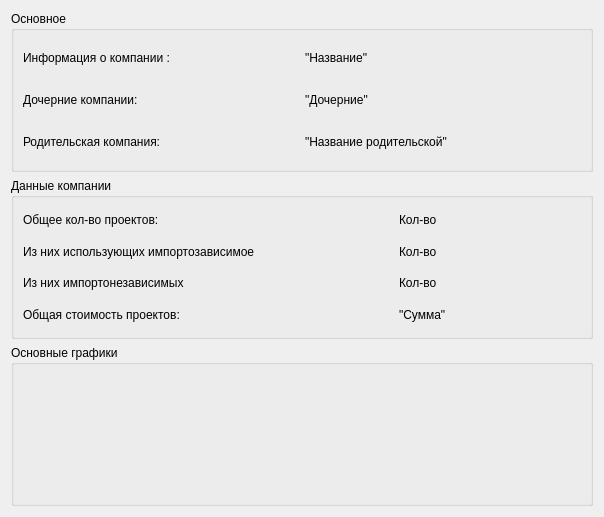
<?xml version="1.0" encoding="UTF-8"?>
<ui version="4.0">
 <class>Dialog</class>
 <widget class="QDialog" name="Dialog">
  <property name="geometry">
   <rect>
    <x>0</x>
    <y>0</y>
    <width>604</width>
    <height>517</height>
   </rect>
  </property>
  <property name="windowTitle">
   <string>Dialog</string>
  </property>
  <layout class="QGridLayout" name="gridLayout_3">
   <item row="0" column="0">
    <widget class="QGroupBox" name="groupBox">
     <property name="title">
      <string>Основное</string>
     </property>
     <layout class="QGridLayout" name="gridLayout">
      <item row="0" column="0">
       <widget class="QLabel" name="label">
        <property name="text">
         <string>Информация о компании :</string>
        </property>
       </widget>
      </item>
      <item row="0" column="1">
       <widget class="QLabel" name="label_2">
        <property name="text">
         <string>&quot;Название&quot;</string>
        </property>
       </widget>
      </item>
      <item row="1" column="0">
       <widget class="QLabel" name="label_3">
        <property name="text">
         <string>Дочерние компании:</string>
        </property>
       </widget>
      </item>
      <item row="1" column="1">
       <widget class="QLabel" name="label_4">
        <property name="text">
         <string>&quot;Дочерние&quot;</string>
        </property>
       </widget>
      </item>
      <item row="2" column="0">
       <widget class="QLabel" name="label_5">
        <property name="text">
         <string>Родительская компания:</string>
        </property>
       </widget>
      </item>
      <item row="2" column="1">
       <widget class="QLabel" name="label_6">
        <property name="text">
         <string>&quot;Название родительской&quot;</string>
        </property>
       </widget>
      </item>
     </layout>
    </widget>
   </item>
   <item row="1" column="0">
    <widget class="QGroupBox" name="groupBox_2">
     <property name="title">
      <string>Данные компании</string>
     </property>
     <layout class="QGridLayout" name="gridLayout_2">
      <item row="3" column="0">
       <widget class="QLabel" name="label_13">
        <property name="text">
         <string>Общая стоимость проектов: </string>
        </property>
       </widget>
      </item>
      <item row="3" column="2">
       <widget class="QLabel" name="label_14">
        <property name="text">
         <string>&quot;Сумма&quot;</string>
        </property>
       </widget>
      </item>
      <item row="0" column="2">
       <widget class="QLabel" name="label_8">
        <property name="text">
         <string>Кол-во</string>
        </property>
       </widget>
      </item>
      <item row="1" column="0" colspan="2">
       <widget class="QLabel" name="label_9">
        <property name="text">
         <string>Из них использующих импортозависимое</string>
        </property>
       </widget>
      </item>
      <item row="0" column="0">
       <widget class="QLabel" name="label_7">
        <property name="text">
         <string>Общее кол-во проектов:</string>
        </property>
       </widget>
      </item>
      <item row="2" column="0">
       <widget class="QLabel" name="label_11">
        <property name="text">
         <string>Из них импортонезависимых</string>
        </property>
       </widget>
      </item>
      <item row="2" column="2">
       <widget class="QLabel" name="label_12">
        <property name="text">
         <string>Кол-во</string>
        </property>
       </widget>
      </item>
      <item row="1" column="2">
       <widget class="QLabel" name="label_10">
        <property name="text">
         <string>Кол-во</string>
        </property>
       </widget>
      </item>
     </layout>
    </widget>
   </item>
   <item row="2" column="0">
    <widget class="QGroupBox" name="groupBox_3">
     <property name="title">
      <string>Основные графики</string>
     </property>
     <layout class="QGridLayout" name="gridLayout_4">
      <item row="0" column="0">
       <widget class="QChartView" name="widget" native="true"/>
      </item>
      <item row="0" column="1">
       <widget class="QChartView" name="widget_2" native="true"/>
      </item>
     </layout>
    </widget>
   </item>
  </layout>
 </widget>
 <customwidgets>
  <customwidget>
   <class>QChartView</class>
   <extends>QWidget</extends>
   <header>PyQt5.QtChart</header>
   <container>1</container>
  </customwidget>
 </customwidgets>
 <resources/>
 <connections/>
</ui>
